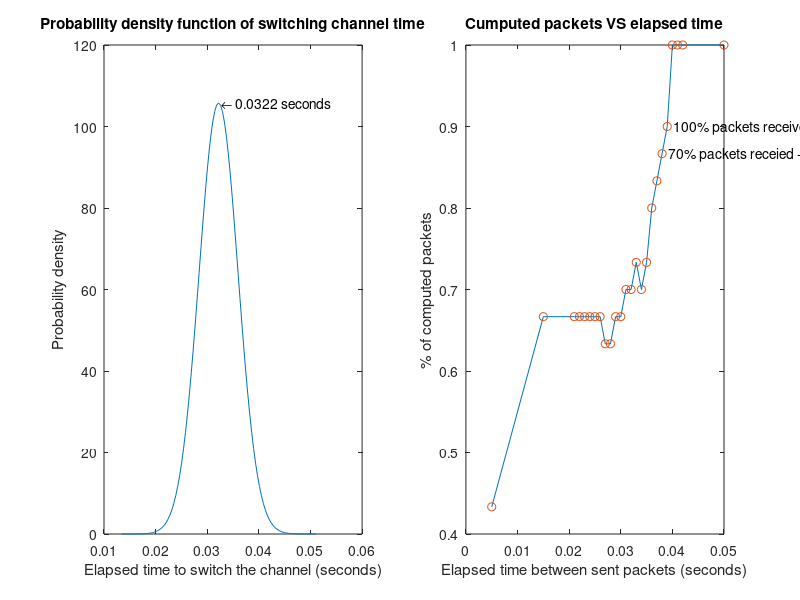

MATLAB code for this plot:
load switch_time.mat
load timeVSpercent.mat

len = size(packet_time_stamp)

for i=1:len(1,1)
    if packet_time_stamp(i,1) > channel_time_stamp(i,1)
        elapsed_time(i,1) = (1+channel_time_stamp(i,1))-packet_time_stamp(i,1);
    else
        elapsed_time(i,1) = channel_time_stamp(i,1) - packet_time_stamp(i,1);
    end
end

mean_time = mean(elapsed_time);
des_time=std(elapsed_time);
sup=mean_time+des_time*5;
inf=mean_time-des_time*5;
range=sup-inf;
x=inf:range/100:sup;
y=normpdf(x,mean_time,des_time);
figure
subplot(1,2,1);
%texto= sprintf('The mean elapsed time to change to other is: %.2f',mean_time);
%legend('The mean elapsed time to change to other is: %.2f',mean_time);
plot(x,y);
text(mean_time,max(y),' \leftarrow 0.0322 seconds')
xlabel('Elapsed time to switch the channel (seconds)');
ylabel('Probability density');
title('Probability density function of switching channel time');

%figure
subplot(1,2,2);
plot(time_between_packets,packets_percent);
hold on
plot(time_between_packets,packets_percent,'o');
time_between_packets
packets_percent
text(time_between_packets(5),packets_percent(5),'  100% packets received - 40ms \rightarrow ')
text(time_between_packets(6),packets_percent(6),'  70% packets receied - 32ms \rightarrow ')
xlabel('Elapsed time between sent packets (seconds)');
ylabel('% of computed packets');
title('Cumputed packets VS elapsed time');

